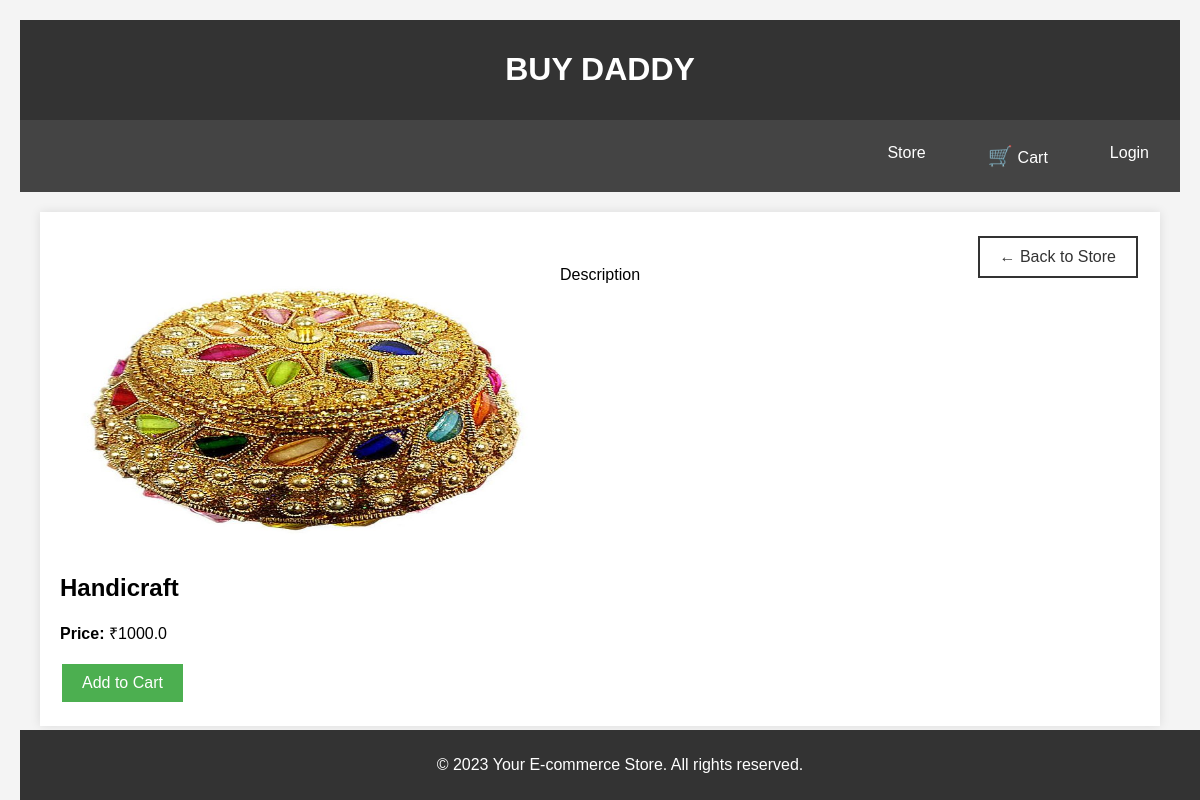
Screenshot of /view/1/ with the database file from the repository.
### root/models.py (models this page shows, shortened)
class Product(models.Model):
	name=models.CharField(max_length=200, null=True)
	price=models.FloatField()
	image= models.ImageField(null= True, blank=True)
	@property
	def imageURL(self):
		try:
			url = self.image.url
		except:
			url=''
		return url

### root/views.py (the view)
# urls.py: path('view/<int:product_id>/',views.view,name='view'),
def view(request,product_id):
	product=Product.objects.get(id=product_id)
	return render(request,'root/view.html',{'products':product})

### root/templates/root/view.html (shortened to what this page needs)
{% extends 'root/main2.html' %}
{% load static %}
{% block content %}
<div class="col-lg-20">
    <div class="box-element_v">
    	<a class="btn btn-outline-dark" href="{% url 'store' %}" style="float:right;">&#x2190; Back to Store</a>
    	<br>
    	<div class="img-description" style="display:flex">
        	<span style="flex-growth:1; flex:1;"><img class="img-fluid" src="{{ products.imageURL }}" alt="{{ product.name }}"></span>
        	<span style="flex-growth:3; flex:1;"><p>Description</p></span>
        </div>
        <h2>{{ products.name }}</h2>
        <p><strong>Price:</strong> ₹{{ products.price }}</p>
        <form method='post' action="{% url 'add_to_cart' products.id %}">
            <button class="btn btn-outline-secondary add-btn update-cart" type='submit'>Add to Cart</button>
        </form>
    </div>
</div>
{% endblock content %}

### root/templates/root/main2.html (style rules this page uses)
body { background-color: f0f0f0; font-family: Arial, sans-serif; margin: 0; padding: 0; }
.btn { border-radius:0; }

### root/templates/root/view.html (style rules this page uses)
body { font-family: 'Arial', sans-serif; background-color: #f4f4f4; margin: 0; padding: 0; }
.box-element_v { background-color: #fff; padding: 20px; margin-bottom: 20px; box-shadow: 0 0 10px rgba(0, 0, 0, 0.1); }
.btn { display: inline-block; padding: 10px 20px; font-size: 16px; text-decoration: none; border: none; cursor: pointer; }
.btn-outline-dark { color: #333; border: 2px solid #333; background-color: transparent; }
.img-fluid { width:500px; height:300px; }

### rows the page displays
Product: imageURL (picture), name "Handicraft", price "1000.0"
